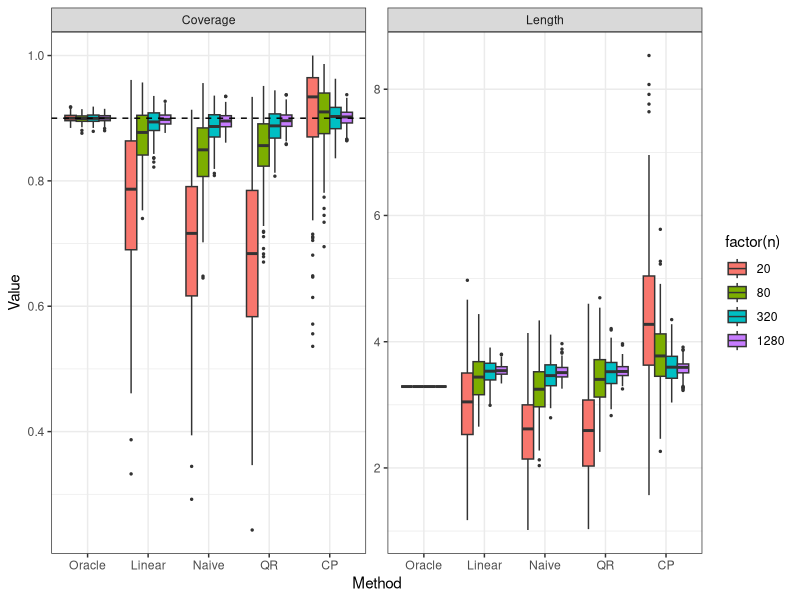
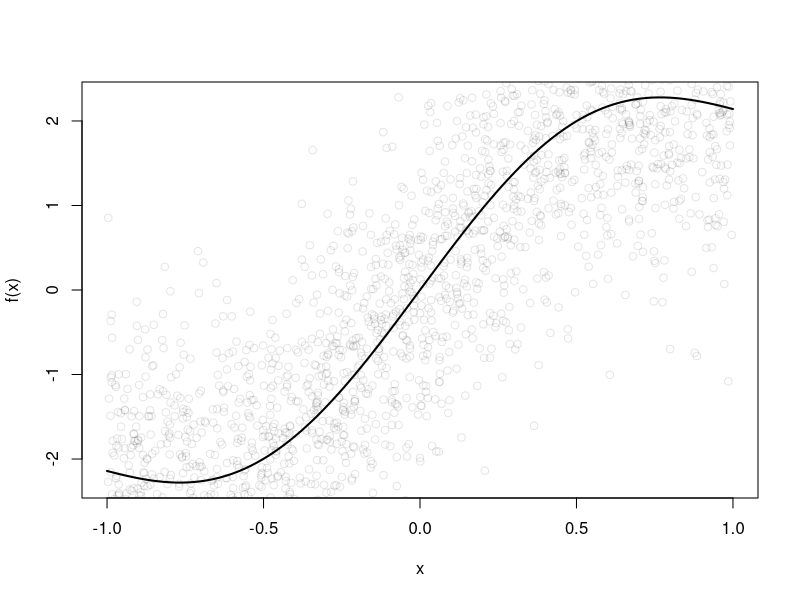

These figures' R source, in order:
# =============================
# Setup
# =============================
set.seed(1)

library(ggplot2)
library(tidyr)

# -----------------------------
# Parameters
# -----------------------------
n_list <- c(20, 80, 320, 1280)
M <- 200
n_test <- 2000

alpha <- 0.1
beta  <- 2
a     <- 1
sigma <- 1

f <- function(x) 2*x + sin(3*x)
z <- qnorm(1 - alpha/2)


# -----------------------------
# FAST Quantile Regression
# -----------------------------
qr_fit_fast <- function(x, y, tau) {
  
  X <- cbind(1, x)
  
  loss <- function(beta) {
    r <- y - X %*% beta
    sum((tau - (r < 0)) * r)
  }
  
  # smart initialization (OLS)
  beta_init <- coef(lm(y ~ x))
  
  optim(beta_init, loss, method = "BFGS")$par
}

qr_predict <- function(beta, x) {
  cbind(1, x) %*% beta
}

# -----------------------------
# Storage
# -----------------------------
results_all <- data.frame()

# -----------------------------
# Simulation loop
# -----------------------------
for (n in n_list) {
  
  cat("Running n =", n, "\n")
  
  n_train <- n/2
  n_cal   <- n/2
  
  cov <- len <- matrix(0, M, 5)
  colnames(cov) <- colnames(len) <- c("Oracle","Linear","Naive","QR","CP")
  
  for (m in 1:M) {
    
    # -------------------------
    # Data
    # -------------------------
    gen_data <- function(n) {
      x <- runif(n, -1, 1)
      eps <- rnorm(n, 0, sigma)
      y <- f(x) + eps
      data.frame(x = x, y = y)
    }
    
    train <- gen_data(n_train)
    cal   <- gen_data(n_cal)
    test  <- gen_data(n_test)
    
    # -------------------------
    # Fit linear model ONCE
    # -------------------------
    lm_fit <- lm(y ~ x, data = data.frame(x = train$x, y = train$y))
    
    pred_train <- predict(lm_fit)
    pred_cal   <- predict(lm_fit, newdata = data.frame(x = cal$x))
    pred_test  <- predict(lm_fit, newdata = data.frame(x = test$x))
    
    # FIX for predict naming
    pred_cal  <- coef(lm_fit)[1] + coef(lm_fit)[2] * cal$x
    pred_test <- coef(lm_fit)[1] + coef(lm_fit)[2] * test$x
    
    # -------------------------
    # (i) Oracle
    # -------------------------
    oracle_l <- f(test$x) - z * sigma
    oracle_u <- f(test$x) + z * sigma
    
    # -------------------------
    # (ii) Linear
    # -------------------------
    sigma_hat <- sqrt(mean((train$y - pred_train)^2))
    lin_l <- pred_test - z * sigma_hat
    lin_u <- pred_test + z * sigma_hat
    
    # -------------------------
    # Residuals
    # -------------------------
    res_train <- train$y - pred_train
    
    # -------------------------
    # (iii) Naive
    # -------------------------
    ql <- quantile(res_train, alpha/2)
    qu <- quantile(res_train, 1 - alpha/2)
    
    naive_l <- pred_test + ql
    naive_u <- pred_test + qu
    
    # -------------------------
    # (iv) TRUE QR (optim)
    # -------------------------
    beta_low  <- qr_fit_fast(train$x, train$y, alpha/2)
    beta_high <- qr_fit_fast(train$x, train$y, 1 - alpha/2)
    
    qr_l <- qr_predict(beta_low, test$x)
    qr_u <- qr_predict(beta_high, test$x)
    
    # -------------------------
    # (v) Conformal
    # -------------------------
    res_cal <- abs(cal$y - pred_cal)
    k <- ceiling((n_cal + 1) * (1 - alpha))
    
    q_cp <- sort(res_cal)[k]
    
    cp_l <- pred_test - q_cp
    cp_u <- pred_test + q_cp
    
    # -------------------------
    # Metrics (vectorized)
    # -------------------------
    coverage <- function(l, u) mean(test$y >= l & test$y <= u)
    length   <- function(l, u) mean(u - l)
    
    cov[m,] <- c(
      coverage(oracle_l, oracle_u),
      coverage(lin_l, lin_u),
      coverage(naive_l, naive_u),
      coverage(qr_l, qr_u),
      coverage(cp_l, cp_u)
    )
    
    len[m,] <- c(
      length(oracle_l, oracle_u),
      length(lin_l, lin_u),
      length(naive_l, naive_u),
      length(qr_l, qr_u),
      length(cp_l, cp_u)
    )
  }
  
  results_all <- rbind(results_all, data.frame(
    n = n,
    Method = rep(colnames(cov), each = M),
    Coverage = as.vector(cov),
    Length   = as.vector(len)
  ))
}

# -----------------------------
# Order methods
# -----------------------------
results_all$Method <- factor(
  results_all$Method,
  levels = c("Oracle","Linear","Naive","QR","CP")
)

# -----------------------------
# Reshape
# -----------------------------
results_long <- pivot_longer(
  results_all,
  cols = c(Coverage, Length),
  names_to = "Metric",
  values_to = "Value"
)

# -----------------------------
# Plot
# -----------------------------
p <- ggplot(results_long,
            aes(x = Method, y = Value, fill = factor(n))) +
  geom_boxplot(outlier.size = 0.5,
               position = position_dodge(0.75)) +
  facet_wrap(~ Metric, scales = "free_y") +
  geom_hline(
    data = data.frame(Metric = "Coverage"),
    aes(yintercept = 1 - alpha),
    linetype = "dashed",
    inherit.aes = FALSE
  ) +
  theme_bw()

print(p)


curve(f(x), from=-1, to=1, col="black", lwd=2)
points(test$x, test$y, col=rgb(0,0,0,0.1))
